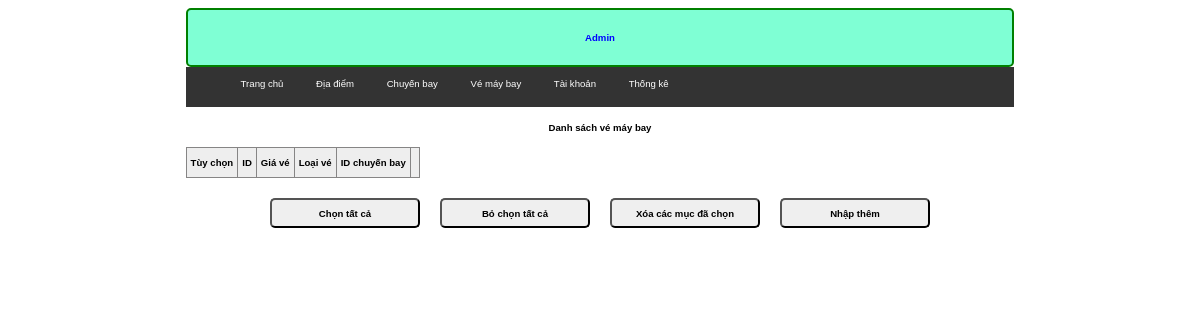
The page /admin/index.php?act=listvmb (signed in) on the database as committed earlier.
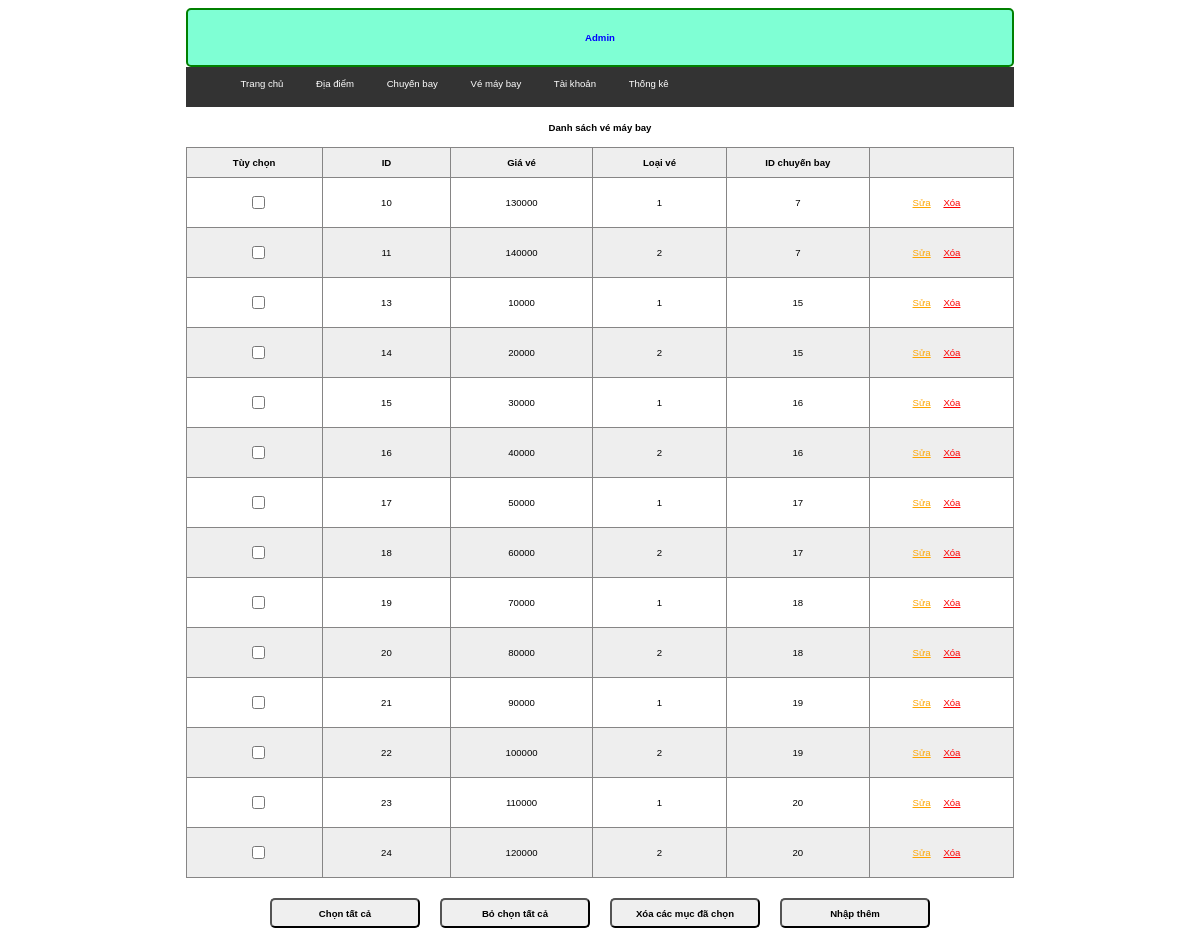
The same page on the database as committed later.
### tables this page shows
CREATE TABLE `ve_may_bay` (
  `id` int(11) NOT NULL,
  `gia_ve` int(11) NOT NULL,
  `loai_ve` tinyint(2) NOT NULL COMMENT '1.pho thong, 2.thuong gia',
  `id_chuyen_bay` int(11) NOT NULL
);

### model/pdo.php (called while the page is built, shortened)
<?php
function pdo_get_connection(){
    $servername = "localhost";
    $username = "root";
    $password = "";
    try {
        $conn = new PDO("mysql:host=$servername;dbname=dat_ve_may_bay", $username, $password);
        $conn->setAttribute(PDO::ATTR_ERRMODE, PDO::ERRMODE_EXCEPTION);
        return $conn;
    } catch(PDOException $e) {
        echo "Connection failed: " . $e->getMessage();
    }
}
function pdo_query($sql){
    $sql_args=array_slice(func_get_args(),1);
    try{
        $conn=pdo_get_connection();
        $stmt=$conn->prepare($sql);
        $stmt->execute($sql_args);
        $rows=$stmt->fetchAll();
        return $rows;
    }
    catch(PDOException $e){
        throw $e;
    }
    finally{
        unset($conn);
    }
}
?>

### model/vemaybay.php (called while the page is built, shortened)
<?php
    function loadall_vemaybay() {
        $sql = "SELECT * FROM `ve_may_bay` WHERE 1";
        $listVeMayBay = pdo_query($sql);
        return $listVeMayBay;
    }
?>

### admin/vemaybay/list.php (the view, shortened to what this page needs)
<?php
    if (isset($_SESSION['admin'])) {
?>
    <div class="rowheader">
        <h1>Danh sách vé máy bay</h1>
    </div>
    <table>
        <tr>
            <th>Tùy chọn</th>
            <th>ID</th>
            <th>Giá vé</th>
            <th>Loại vé</th>
            <th>ID chuyến bay</th>
            <th></th>
        </tr>
        <?php
            foreach ($listVeMayBay as $value) {
                extract($value);
                echo '
                <tr>
                    <td><input type="checkbox" name="name[]" id="check_all"></td>
                    <td>'.$id.'</td>
                    <td>'.$gia_ve.'</td>
                    <td>'.$loai_ve.'</td>
                    <td>'.$id_chuyen_bay.'</td>
                    <td class="">
                        <a href="index.php?act=updatevmb&id='.$id.'" style="color:orange">Sửa</a>
                        <a href="index.php?act=delvmb&id='.$id.'" style="color: red;margin:0 10px;" onclick="return confirm(\'Bạn có chắc xóa không\')">Xóa</a>
                    </td>
                </tr>
                ';
            }
        ?>
    </table>
    <div class="but">
        <input class="border-[2px] bg-[#eee] border-[#868585]" type="button" value="Chọn tất cả" id="btn1">
        <input class="border-[2px] bg-[#eee] border-[#868585]" type="button" value="Bỏ chọn tất cả" id="btn2">
        <input class="border-[2px] bg-[#eee] border-[#868585]" type="button" value="Xóa các mục đã chọn">
        <a href="index.php?act=addvmb"><input type="button" value="Nhập thêm" class="border-[2px] bg-[#eee] border-[#868585]"></a>
    </div>
<?php
    }
?>

### admin/index.php (shortened to what this page needs)
<?php
    include "../model/pdo.php";
    include "../model/vemaybay.php";
    if(isset($_GET['act']) && ($_GET['act'] != '')) {
        $act = $_GET['act'];
        switch($act) {
            case 'listvmb':
                include 'header.php';
                $listVeMayBay = loadall_vemaybay();
                include 'vemaybay/list.php';
                break;
        }
    } else {
        include 'login/dangnhap.php';
    }
    include 'footer.php';
?>

### admin/header.php (shortened to what this page needs)
<!DOCTYPE html>
<html lang="en">
<head>
    <link rel="stylesheet" href="../css/admin.css">
</head>
<body>
    <div class="container">
        <div class="header">
            <h1>Admin</h1>
        </div>
        <div class="menu">
            <ul class="">
                <li><a href="index.php?act=home">Trang chủ</a></li>
                <li><a href="index.php?act=listdd">Địa điểm</a></li>
                <li><a href="index.php?act=listcb">Chuyến bay</a></li>
                <li><a href="index.php?act=listvmb">Vé máy bay</a></li>
                <li><a href="index.php?act=listtk">Tài khoản</a></li>
                <li><a href="">Thống kê</a></li>
            </ul>
        </div>

### admin/footer.php
</div>
</body>
</html>

### css/admin.css (style rules this page uses)
* { box-sizing: border-box; font-family: sans-serif; font-size: 0.8vw; }
.container { width: 70%; margin: 0 auto; }
.rowheader { height: 40px; width: 100%; display: flex; justify-content: center; align-items: center; background-color: #fff; }
.but { display: flex; justify-content: center; align-items: center; margin: 20px 0; }
input { padding: 4px; width: 100%; }
input[type="button"] { margin: 0 10px; width: 150px; height: 30px; border-radius: 5px 5px 5px 5px; font-weight: 700; }
td { width: 300px; height: 50px; }
th { height: 30px; }
table, th, td { border: 1px solid #868585; text-align: center; padding: 4px; }
table { border-collapse: collapse; }
table tr:nth-child(odd) { background-color: #eee; }
table tr:nth-child(even) { background-color: white; }
input[type="submit"], input[type="reset"], input[type="button"] { margin: 0 10px; height: 30px; border-radius: 5px 5px 5px 5px; font-weight: 700; }
.header { background-color: aquamarine; color: blue; border: 2px green solid; border-radius: 5px; }
.header h1 { margin: 10px 20px; height: 35px; display: flex; justify-content: center; align-items: center; }
.menu ul li { display: inline; padding: 0 5px; }
.menu a { text-decoration: none; color: white; margin: 0 10px; }
.menu { background-color: #333; height: 40px; padding-top: 1px; }

Rows that differ between the two databases and show on the page:
added ve_may_bay: id "10", gia_ve "130000", loai_ve "1", id_chuyen_bay "7"
added ve_may_bay: id "11", gia_ve "140000", loai_ve "2", id_chuyen_bay "7"
added ve_may_bay: id "13", gia_ve "10000", loai_ve "1", id_chuyen_bay "15"
added ve_may_bay: id "14", gia_ve "20000", loai_ve "2", id_chuyen_bay "15"
added ve_may_bay: id "15", gia_ve "30000", loai_ve "1", id_chuyen_bay "16"
added ve_may_bay: id "16", gia_ve "40000", loai_ve "2", id_chuyen_bay "16"
added ve_may_bay: id "17", gia_ve "50000", loai_ve "1", id_chuyen_bay "17"
added ve_may_bay: id "18", gia_ve "60000", loai_ve "2", id_chuyen_bay "17"
added ve_may_bay: id "19", gia_ve "70000", loai_ve "1", id_chuyen_bay "18"
added ve_may_bay: id "20", gia_ve "80000", loai_ve "2", id_chuyen_bay "18"
added ve_may_bay: id "21", gia_ve "90000", loai_ve "1", id_chuyen_bay "19"
added ve_may_bay: id "22", gia_ve "100000", loai_ve "2", id_chuyen_bay "19"
added ve_may_bay: id "23", gia_ve "110000", loai_ve "1", id_chuyen_bay "20"
added ve_may_bay: id "24", gia_ve "120000", loai_ve "2", id_chuyen_bay "20"
